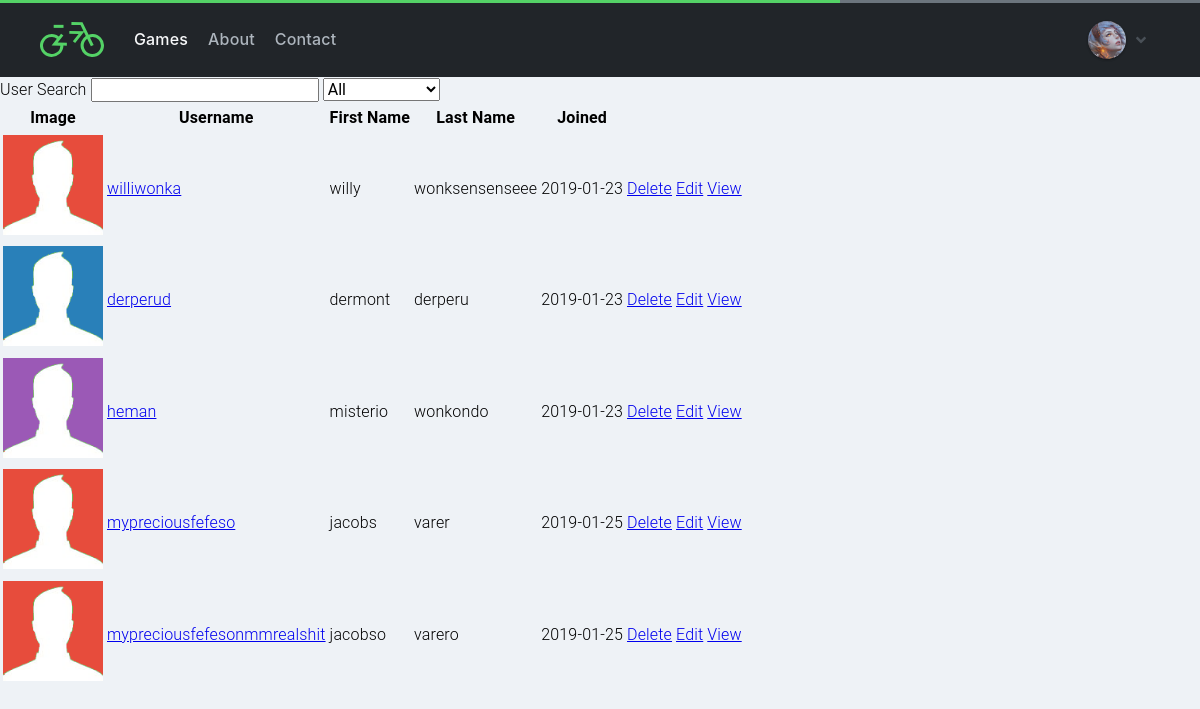
The page /users.php (signed in) on the database as committed earlier.
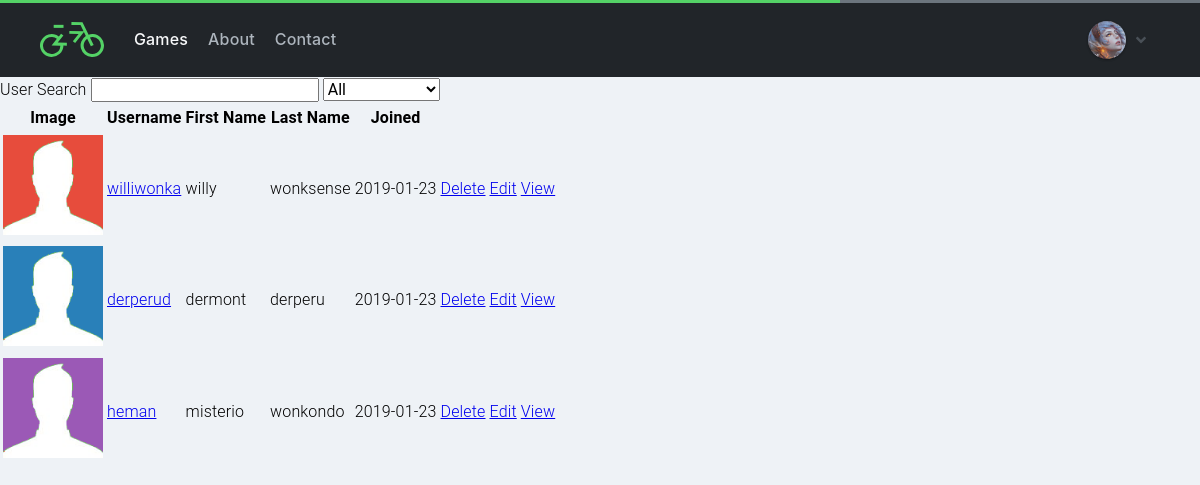
The same page on the database as committed later.
### tables this page shows
CREATE TABLE `users` (
  `id` int(11) NOT NULL,
  `email` varchar(100) NOT NULL,
  `username` varchar(50) NOT NULL,
  `password` varchar(100) NOT NULL,
  `first_name` varchar(50) NOT NULL,
  `middle_name` varchar(100) NOT NULL,
  `last_name` varchar(50) NOT NULL,
  `user_image` varchar(100) NOT NULL,
  `joined` date NOT NULL,
  `privilege_level` tinyint(4) NOT NULL
);

### includes/classes/session.php (called while the page is built, shortened)
<?php
class Session {
	private $signed_in = false;
	public function is_signed_in() {
		return $this->signed_in;
	}
	private function check_the_login() {
		if (isset($_SESSION['user_id'])) {
			$this->signed_in = true;
		} else {
			unset($this->user_id);
			$this->signed_in = false;
		}
	}
}
$session = new Session();
?>

### includes/helpers/database.php (called while the page is built, shortened)
<?php
class Database {
	public $connection;
	public function open_db_connection() {
		$this->connection = new mysqli(DB_HOST, DB_USER, DB_PASS, DB_NAME);
	}
	public function query($sql) {
		$result = $this->connection->query($sql);
		return $result;
	}
}
$database = new Database();
?>

### includes/classes/db_object.php (called while the page is built, shortened)
<?php
class Db_object {
	protected static $db_table = "users";
	public static function find_all() {
		return static::find_by_query("SELECT * FROM " . static::$db_table . " ");
	}
	public static function find_by_id($id) {
		$the_result_array = static::find_by_query("SELECT * FROM " . static::$db_table . " WHERE id = $id LIMIT 1");
		return !empty($the_result_array) ? array_shift($the_result_array) : false;
	}
	public static function find_by_query($sql) {
		global $database;
		$result_set = $database->query($sql);
		$the_object_array = array();
		while ($row = mysqli_fetch_array($result_set)) {
			$the_object_array[] = static::instantation($row);
		}
		return $the_object_array;
	}
	public static function instantation($the_record) {
		$the_object = new $calling_call;
		foreach ($the_record as $the_attribute => $value) {
			if($the_object->has_the_attribute($the_attribute)) {
				$the_object->$the_attribute = $value;
			}
		}
		return $the_object;
	}
	private function has_the_attribute($the_attribute) {
		$object_properties = get_object_vars($this);
		return array_key_exists($the_attribute, $object_properties);
	}
}
?>

### includes/classes/user.php (called while the page is built, shortened)
<?php
class User extends Db_object{
	public $user_image;
	public function get_user_image() {
		return "assets/" . "img/" . "profile/" . "default/" . $this->user_image;
	}
}
?>

### includes/views/userlist.php (the view, shortened to what this page needs)
<?php
if (isset($_GET['s'])) {
	$search  = $_GET['s'];
	$category = $_GET['c'];
    $users = User::find_user($search, $category);
} else {
  $search = "";
  $users = User::find_all();
}
?>
	<table>
		<thead>
			<tr>
				<th>Image</th>
				<th>Username</th>
				<th>First Name</th>
				<th>Last Name</th>
				<th>Joined</th>
			</tr>
		</thead>
		<tbody>
		<?php foreach ($users as $user) : ?>
			<tr>
				<td>
					<a href="profile.php?id=<?php echo $user->id; ?>">
						<img src="<?php echo $user->get_user_image();?>" style="height: 100px; width: 100px;">
					</a>
				</td>
				<td><a href="profile.php?id=<?php echo $user->id; ?>">
					<?php
						$username = strtolower($user->username);
						echo str_replace($search, '<mark>' . $search . '</mark>', $username);
					?>
				</a></td>
				<td>
					<?php
						$first_name = strtolower($user->first_name);
						echo str_replace($search, '<mark>' . $search . '</mark>', $first_name);
					?>
				</td>
				<td>
					<?php
					$last_name = strtolower($user->last_name);
					echo str_replace($search, '<mark>' . $search . '</mark>', $last_name);
					?>
				</td>
				<td><?php echo $user->joined; ?></td>
				<td><a href="includes/process/delete_user.php?id=<?php echo $user->id; ?>"
					onclick="return confirm('Are you sure you want to delete <?php echo $user->username ?>?')">Delete</a></td>
				<td><a href="settings.php?id=<?php echo $user->id; ?>">Edit</a></td>
				<td><a href="profile.php?id=<?php echo $user->id; ?>">View</a></td>
			</tr>
		<?php endforeach; ?>
		</tbody>
	</table>

### includes/views/header.php (shortened to what this page needs)
<?php
require_once("includes/init.php");
if ($session->is_signed_in()) {
    $user = User::find_by_id($session->user_id);
}
?>
<!DOCTYPE html>
<html lang="en">
<head>
    <?php
        include("includes/helpers/head.php");
    ?>
</head>
<body>
	<header>
		<div class="header">
			<nav>
				<a href="index.php" class="brand"><img src="assets/img/brand-green.svg" alt="Brand"></a>
				<a href="index.php" class="item -active">Games</a>
				<a href="#" class="item">About</a>
				<a href="#" class="item">Contact</a>
            </nav>
            <?php if ($session->is_signed_in()) { ?>
            <div class="interaction">
				<div class="dropdown -center">
					<div class="profile">
						<div style="background-image: url(assets/img/avatar.jpg)" class="avatar"></div>
						<div class="icon-buffer"><i class="fas fa-angle-down icon"></i></div>
					</div>
				</div>
			</div>
            <?php } ?>
		</div>
	</header>

### includes/helpers/head.php (shortened to what this page needs)
<link rel="stylesheet" href="assets/css/main.css">

### users.php (shortened to what this page needs)
<?php include("includes/views/header.php"); ?>
<div >
<?php
if (!isset($_GET['f'])) {
  $search = "";
  $users = User::find_all();
}
?>
<form id="user_search" >
<div class="">
<div>
  <label>User Search</label>
  <input type="text" onkeyup="update_userlist()" id="search" value="<?php echo htmlentities($search); ?>">
  <select id="category" onchange="update_userlist()">
    <option value="all" selected="selected">All</option>
  </select>
</div>
</form>
  <div id="userlist">
    <?php
    include("includes/views/userlist.php");
    ?>
  </div>
</div>
<?php include("includes/views/footer.php"); ?>

### includes/views/footer.php (shortened to what this page needs)
</body>
</html>

Rows that differ between the two databases and show on the page:
removed users: user_image (picture), username "mypreciousfefeso", first_name "jacobs", last_name "varer", joined "2019-01-25"
removed users: user_image (picture), username "mypreciousfefesonmmrealshit", first_name "jacobso", last_name "varero", joined "2019-01-25"
changed users "williwonka": last_name "wonksensenseee" → "wonksense"
